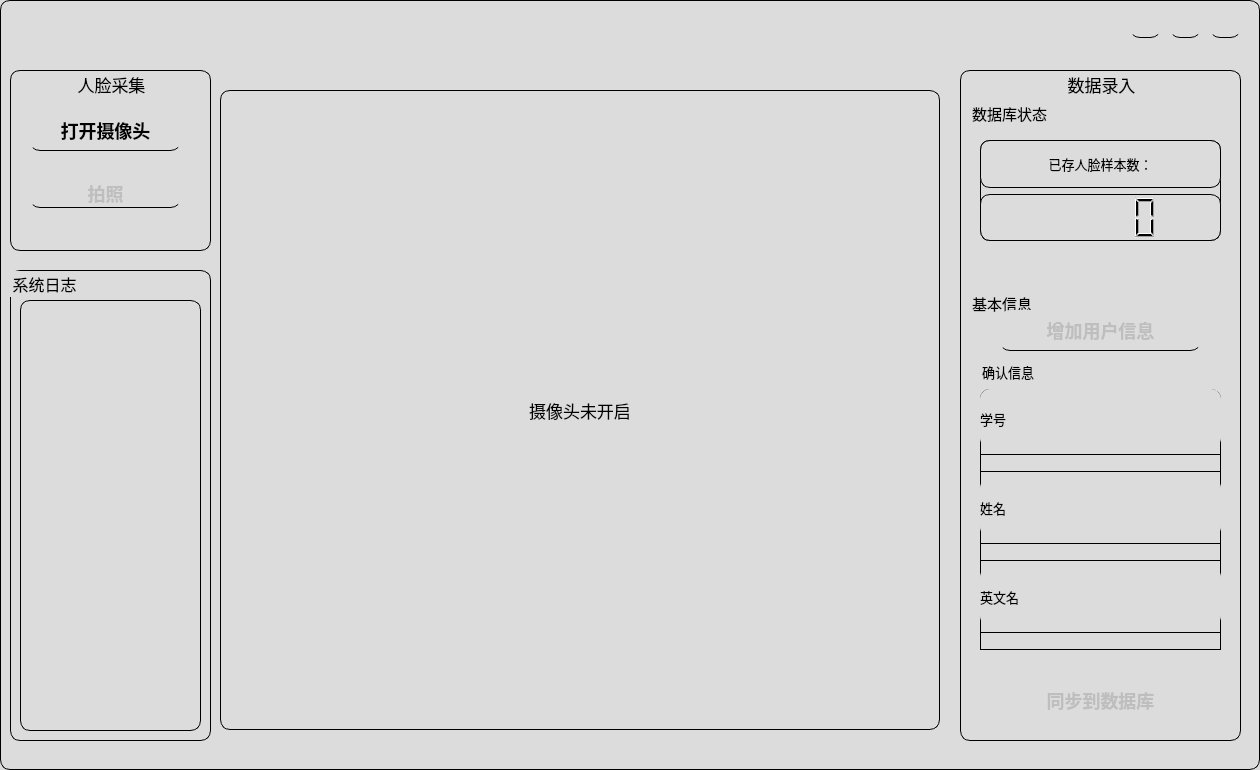
<?xml version="1.0" encoding="UTF-8"?>
<ui version="4.0">
 <class>Form</class>
 <widget class="QWidget" name="Form">
  <property name="geometry">
   <rect>
    <x>0</x>
    <y>0</y>
    <width>1260</width>
    <height>770</height>
   </rect>
  </property>
  <property name="windowTitle">
   <string>Form</string>
  </property>
  <property name="styleSheet">
   <string notr="true">QWidget{
background:#DCDCDC;
border-right:1px solid black;
border-left:1px solid black;
border-top:1px solid black;
border-bottom:1px solid black;
border-top-left-radius:10px;
border-bottom-left-radius:10px;
border-top-right-radius:10px;
border-bottom-right-radius:10px;
}
QPushButton{
    border:none;
    border-bottom:1px solid black;
    font-size:18px;
    font-weight:700;
 }
QPushButton:hover{border-left:4px solid grey;font-weight:700;}
QCheckBox{
border:none}
</string>
  </property>
  <widget class="QGroupBox" name="DataRecordGroup">
   <property name="geometry">
    <rect>
     <x>960</x>
     <y>70</y>
     <width>281</width>
     <height>671</height>
    </rect>
   </property>
   <property name="font">
    <font>
     <family>华文琥珀</family>
     <pointsize>13</pointsize>
    </font>
   </property>
   <property name="title">
    <string>数据录入</string>
   </property>
   <property name="alignment">
    <set>Qt::AlignCenter</set>
   </property>
   <widget class="QGroupBox" name="dbGroup">
    <property name="geometry">
     <rect>
      <x>10</x>
      <y>30</y>
      <width>261</width>
      <height>191</height>
     </rect>
    </property>
    <property name="font">
     <font>
      <family>华文琥珀</family>
      <pointsize>11</pointsize>
     </font>
    </property>
    <property name="styleSheet">
     <string notr="true">QGroupBox{border:none}</string>
    </property>
    <property name="title">
     <string>数据库状态</string>
    </property>
    <widget class="QWidget" name="verticalLayoutWidget">
     <property name="geometry">
      <rect>
       <x>10</x>
       <y>40</y>
       <width>241</width>
       <height>101</height>
      </rect>
     </property>
     <layout class="QVBoxLayout" name="UserNumberverticalLayout">
      <item>
       <widget class="QLabel" name="UserNumberLabel">
        <property name="font">
         <font>
          <family>华文中宋</family>
          <pointsize>10</pointsize>
         </font>
        </property>
        <property name="text">
         <string>已存人脸样本数：</string>
        </property>
        <property name="alignment">
         <set>Qt::AlignCenter</set>
        </property>
       </widget>
      </item>
      <item>
       <widget class="QLCDNumber" name="UserlcdNumber"/>
      </item>
     </layout>
    </widget>
   </widget>
   <widget class="QGroupBox" name="useinfoGroup">
    <property name="geometry">
     <rect>
      <x>10</x>
      <y>220</y>
      <width>261</width>
      <height>421</height>
     </rect>
    </property>
    <property name="font">
     <font>
      <family>华文琥珀</family>
      <pointsize>11</pointsize>
     </font>
    </property>
    <property name="styleSheet">
     <string notr="true">QGroupBox{border:none}</string>
    </property>
    <property name="title">
     <string>基本信息</string>
    </property>
    <widget class="QPushButton" name="addUserButton">
     <property name="enabled">
      <bool>false</bool>
     </property>
     <property name="geometry">
      <rect>
       <x>30</x>
       <y>20</y>
       <width>201</width>
       <height>41</height>
      </rect>
     </property>
     <property name="font">
      <font>
       <family>华文中宋</family>
       <pointsize>-1</pointsize>
       <weight>87</weight>
       <bold>true</bold>
      </font>
     </property>
     <property name="text">
      <string>增加用户信息</string>
     </property>
    </widget>
    <widget class="QGroupBox" name="ConfirmGroup">
     <property name="geometry">
      <rect>
       <x>10</x>
       <y>70</y>
       <width>241</width>
       <height>351</height>
      </rect>
     </property>
     <property name="font">
      <font>
       <family>华文琥珀</family>
       <pointsize>10</pointsize>
      </font>
     </property>
     <property name="styleSheet">
      <string notr="true">QLabel{border:none}</string>
     </property>
     <property name="title">
      <string>确认信息</string>
     </property>
     <widget class="QWidget" name="verticalLayoutWidget_2">
      <property name="geometry">
       <rect>
        <x>0</x>
        <y>29</y>
        <width>241</width>
        <height>261</height>
       </rect>
      </property>
      <layout class="QVBoxLayout" name="verticalLayout">
       <item>
        <widget class="QLabel" name="usernumberLabel">
         <property name="font">
          <font>
           <family>华文中宋</family>
           <pointsize>10</pointsize>
          </font>
         </property>
         <property name="text">
          <string>学号</string>
         </property>
        </widget>
       </item>
       <item>
        <widget class="QLineEdit" name="UsernumlineEdit"/>
       </item>
       <item>
        <widget class="QLabel" name="usernameLabel">
         <property name="font">
          <font>
           <family>华文中宋</family>
           <pointsize>10</pointsize>
          </font>
         </property>
         <property name="text">
          <string>姓名</string>
         </property>
        </widget>
       </item>
       <item>
        <widget class="QLineEdit" name="UsernamelineEdit"/>
       </item>
       <item>
        <widget class="QLabel" name="EnglishLabel">
         <property name="font">
          <font>
           <family>华文中宋</family>
           <pointsize>10</pointsize>
          </font>
         </property>
         <property name="text">
          <string>英文名</string>
         </property>
        </widget>
       </item>
       <item>
        <widget class="QLineEdit" name="EnglishnamelineEdit"/>
       </item>
      </layout>
     </widget>
     <widget class="QPushButton" name="migrationButton">
      <property name="enabled">
       <bool>false</bool>
      </property>
      <property name="geometry">
       <rect>
        <x>30</x>
        <y>320</y>
        <width>181</width>
        <height>41</height>
       </rect>
      </property>
      <property name="font">
       <font>
        <family>华文中宋</family>
        <pointsize>-1</pointsize>
        <weight>87</weight>
        <bold>true</bold>
       </font>
      </property>
      <property name="text">
       <string>同步到数据库</string>
      </property>
     </widget>
    </widget>
   </widget>
  </widget>
  <widget class="QGroupBox" name="faceDetectGroup">
   <property name="geometry">
    <rect>
     <x>10</x>
     <y>70</y>
     <width>201</width>
     <height>181</height>
    </rect>
   </property>
   <property name="font">
    <font>
     <family>华文琥珀</family>
     <pointsize>13</pointsize>
    </font>
   </property>
   <property name="title">
    <string>人脸采集</string>
   </property>
   <property name="alignment">
    <set>Qt::AlignCenter</set>
   </property>
   <widget class="QPushButton" name="OpenVideoButton">
    <property name="geometry">
     <rect>
      <x>20</x>
      <y>40</y>
      <width>151</width>
      <height>41</height>
     </rect>
    </property>
    <property name="font">
     <font>
      <family>华文中宋</family>
      <pointsize>-1</pointsize>
      <weight>87</weight>
      <bold>true</bold>
     </font>
    </property>
    <property name="text">
     <string>打开摄像头</string>
    </property>
   </widget>
   <widget class="QPushButton" name="TakephotoButton">
    <property name="enabled">
     <bool>false</bool>
    </property>
    <property name="geometry">
     <rect>
      <x>20</x>
      <y>110</y>
      <width>151</width>
      <height>28</height>
     </rect>
    </property>
    <property name="font">
     <font>
      <family>华文中宋</family>
      <pointsize>-1</pointsize>
      <weight>87</weight>
      <bold>true</bold>
     </font>
    </property>
    <property name="text">
     <string>拍照</string>
    </property>
   </widget>
  </widget>
  <widget class="QPushButton" name="left_close">
   <property name="geometry">
    <rect>
     <x>1130</x>
     <y>10</y>
     <width>31</width>
     <height>28</height>
    </rect>
   </property>
   <property name="text">
    <string/>
   </property>
  </widget>
  <widget class="QLabel" name="Capturelabel">
   <property name="geometry">
    <rect>
     <x>220</x>
     <y>90</y>
     <width>720</width>
     <height>640</height>
    </rect>
   </property>
   <property name="font">
    <font>
     <family>华文中宋</family>
     <pointsize>13</pointsize>
    </font>
   </property>
   <property name="frameShape">
    <enum>QFrame::Box</enum>
   </property>
   <property name="text">
    <string>摄像头未开启</string>
   </property>
   <property name="alignment">
    <set>Qt::AlignCenter</set>
   </property>
  </widget>
  <widget class="QPushButton" name="left_visit">
   <property name="geometry">
    <rect>
     <x>1170</x>
     <y>10</y>
     <width>31</width>
     <height>28</height>
    </rect>
   </property>
   <property name="text">
    <string/>
   </property>
  </widget>
  <widget class="QGroupBox" name="logGroup">
   <property name="geometry">
    <rect>
     <x>10</x>
     <y>270</y>
     <width>201</width>
     <height>471</height>
    </rect>
   </property>
   <property name="font">
    <font>
     <family>华文琥珀</family>
     <pointsize>12</pointsize>
    </font>
   </property>
   <property name="title">
    <string>系统日志</string>
   </property>
   <widget class="QTextEdit" name="logtextEdit">
    <property name="geometry">
     <rect>
      <x>10</x>
      <y>30</y>
      <width>181</width>
      <height>431</height>
     </rect>
    </property>
   </widget>
  </widget>
  <widget class="QPushButton" name="left_mini">
   <property name="geometry">
    <rect>
     <x>1210</x>
     <y>10</y>
     <width>31</width>
     <height>28</height>
    </rect>
   </property>
   <property name="text">
    <string/>
   </property>
  </widget>
 </widget>
 <resources/>
 <connections/>
</ui>
